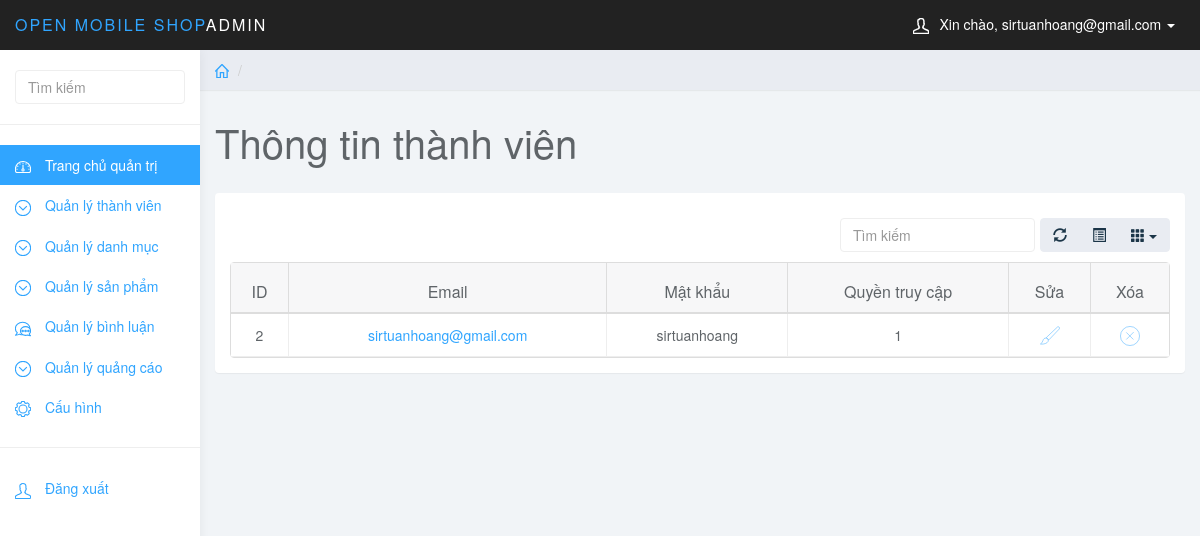
/quantri/quantri.php?page_layout=thongtin&email=sirtuanhoang@gmail.com&pass=sirtuanhoang (signed in), run on the app's committed database.
### tables this page shows
CREATE TABLE `thanhvien` (
  `id_thanhvien` int(10) NOT NULL,
  `email` varchar(255) NOT NULL,
  `mat_khau` varchar(255) NOT NULL,
  `quyen_truy_cap` int(1) NOT NULL
);

### quantri/chucnang/thanhvien/thongtin.php (the view)
<?php
	$email= $_GET['email'];
	$pass=$_GET['pass'];
	$sql="SELECT * FROM thanhvien WHERE email='$email' AND mat_khau='$pass'";
	$query=mysqli_query($conn, $sql);
	$row=mysqli_fetch_array($query);
?>
<div class="row">
    <ol class="breadcrumb">
        <li><a href="quantri.php"><svg class="glyph stroked home"><use xlink:href="#stroked-home"></use></svg></a></li>
        <li class="active"></li>
    </ol>
</div>
<div class="row">
    <div class="col-lg-12">
        <h1 class="page-header">Thông tin thành viên</h1>
    </div>
</div>
<div class="row">
    <div class="col-lg-12">
        <div class="panel panel-default">
            <div class="panel-body" style="position: relative;">
                <table data-toggle="table" data-show-refresh="true" data-show-toggle="true" data-show-columns="true" data-search="true" data-select-item-name="toolbar1" data-sort-name="name" data-sort-order="desc">
                    <thead>
                        <tr>
                            <th data-sortable="true">ID</th>
                            <th data-sortable="true">Email</th>
                            <th data-sortable="true">Mật khẩu</th>
                            <th data-sortable="true">Quyền truy cập</th>
                            <th data-sortable="true">Sửa</th>
                            <th data-sortable="true">Xóa</th>
                        </tr>
                    </thead>
                    <tbody>
                        <tr style="height: 300px;">
                            <td data-checkbox="true"><?php echo $row['id_thanhvien']; ?></td>
                            <td data-checkbox="true"><a href="quantri.php?page_layout=suatv&id_thanhvien=<?php echo $row['id_thanhvien'];?>"><?php echo $row['email']; ?></a></td>
                            <td data-checkbox="true"><?php echo $row['mat_khau']; ?></td>
                            <td data-sortable="true"><?php echo $row['quyen_truy_cap']; ?></td>
                            <td>
                                <a href="quantri.php?page_layout=suatv&id_thanhvien=<?php echo $row['id_thanhvien']; ?>"><span><svg class="glyph stroked brush" style="width: 20px;height: 20px;"><use xlink:href="#stroked-brush"/></svg></span></a>
                            </td>
                            <td>
                                <a onclick="return xoatv();" href="./chucnang/thanhvien/xoatv.php?id_thanhvien=<?php echo $row['id_thanhvien']; ?>"><span><svg class="glyph stroked cancel" style="width: 20px;height: 20px;"><use xlink:href="#stroked-cancel"/></svg></span></a>
                            </td>
                        </tr>
                    </tbody>
                </table>
            </div>
        </div>
    </div>
</div>

### quantri/css/styles.css (style rules this page uses)
body { background: #f1f4f7; padding-top: 50px; color: #5f6468; }
a, a:hover, a:focus { color: #30a5ff; }
h1, h2, h3, h4, h5, h6 { color: #5f6468; }
h1 { font-weight: 300; font-size: 40px; }
.panel { border: 0; }
.breadcrumb { border-radius: 0; padding: 10px 15px; background: #e9ecf2; box-shadow: 0 1px 1px rgba(0, 0, 0, .05); margin: 0 ; }
h1.page-header { margin-top: 30px; border-bottom: 0; }
.table { background: #fff; }
.breadcrumb .glyph { height: 14px; width: 14px; margin: -2px 0 0 0; stroke-width: 4px; }

### data on the page
thanhvien: id_thanhvien "2", email "sirtuanhoang@gmail.com", mat_khau "sirtuanhoang", quyen_truy_cap "1"

### other printed values
$_SESSION['email'] "sirtuanhoang@gmail.com"
